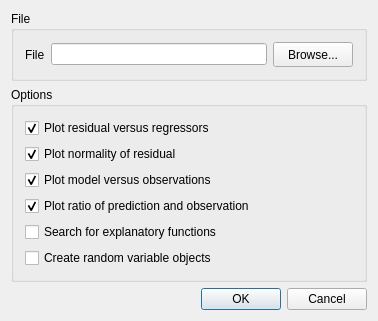
<?xml version="1.0" encoding="UTF-8"?>
<ui version="4.0">
 <class>RModelInferenceDialogUi</class>
 <widget class="QWidget" name="RModelInferenceDialogUi">
  <property name="geometry">
   <rect>
    <x>0</x>
    <y>0</y>
    <width>378</width>
    <height>305</height>
   </rect>
  </property>
  <property name="windowTitle">
   <string>Model Inference</string>
  </property>
  <layout class="QVBoxLayout" name="verticalLayout_2">
   <item>
    <widget class="QGroupBox" name="fileGroupBox">
     <property name="title">
      <string>File</string>
     </property>
     <layout class="QHBoxLayout" name="horizontalLayout_2">
      <item>
       <widget class="QLabel" name="label">
        <property name="text">
         <string>File</string>
        </property>
        <property name="buddy">
         <cstring>lineEdit</cstring>
        </property>
       </widget>
      </item>
      <item>
       <widget class="QLineEdit" name="lineEdit">
        <property name="minimumSize">
         <size>
          <width>200</width>
          <height>0</height>
         </size>
        </property>
       </widget>
      </item>
      <item>
       <widget class="QPushButton" name="browseButton">
        <property name="minimumSize">
         <size>
          <width>25</width>
          <height>25</height>
         </size>
        </property>
        <property name="text">
         <string>Browse...</string>
        </property>
       </widget>
      </item>
     </layout>
    </widget>
   </item>
   <item>
    <widget class="QGroupBox" name="optionsGroupBox">
     <property name="title">
      <string>Options</string>
     </property>
     <layout class="QVBoxLayout" name="verticalLayout">
      <item>
       <widget class="QCheckBox" name="ResiudalPlotCheckBox">
        <property name="text">
         <string>Plot residual versus regressors</string>
        </property>
        <property name="checked">
         <bool>true</bool>
        </property>
       </widget>
      </item>
      <item>
       <widget class="QCheckBox" name="NormalityPlotCheckBox">
        <property name="text">
         <string>Plot normality of residual</string>
        </property>
        <property name="checked">
         <bool>true</bool>
        </property>
       </widget>
      </item>
      <item>
       <widget class="QCheckBox" name="ModelPredictionPlotCheckBox">
        <property name="text">
         <string>Plot model versus observations</string>
        </property>
        <property name="checked">
         <bool>true</bool>
        </property>
       </widget>
      </item>
      <item>
       <widget class="QCheckBox" name="ModelObsRatioPlotCheckBox">
        <property name="text">
         <string>Plot ratio of prediction and observation</string>
        </property>
        <property name="checked">
         <bool>true</bool>
        </property>
       </widget>
      </item>
      <item>
       <widget class="QCheckBox" name="SearchCheckBox">
        <property name="text">
         <string>Search for explanatory functions</string>
        </property>
       </widget>
      </item>
      <item>
       <widget class="QCheckBox" name="CreateRVCheckBox">
        <property name="text">
         <string>Create random variable objects</string>
        </property>
       </widget>
      </item>
     </layout>
    </widget>
   </item>
   <item>
    <layout class="QHBoxLayout" name="horizontalLayout">
     <item>
      <spacer name="horizontalSpacer">
       <property name="orientation">
        <enum>Qt::Horizontal</enum>
       </property>
       <property name="sizeHint" stdset="0">
        <size>
         <width>40</width>
         <height>20</height>
        </size>
       </property>
      </spacer>
     </item>
     <item>
      <widget class="QPushButton" name="okButton">
       <property name="text">
        <string>OK</string>
       </property>
       <property name="default">
        <bool>true</bool>
       </property>
      </widget>
     </item>
     <item>
      <widget class="QPushButton" name="cancelButton">
       <property name="text">
        <string>Cancel</string>
       </property>
      </widget>
     </item>
    </layout>
   </item>
  </layout>
 </widget>
 <layoutdefault spacing="6" margin="11"/>
 <resources/>
 <connections/>
</ui>
